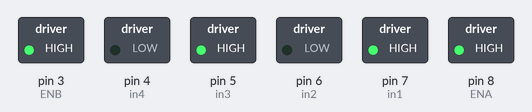
The sketch below on a simulated Arduino Uno, built with avr-gcc and run on an emulated ATmega328P. Shown: switched loads named in the sketch (green lamp = pin HIGH).

Above: at 0.1 s.
Timing chart, 0 to 1.6 s (numbered marks = the images above):
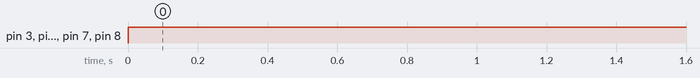

The sketch:

firstBot.ino
```cpp
// Motor A

const int in1 = 7;
const int in2 = 6;

// Motor B
const int in3 = 5;
const int in4 = 4;

// Joystick Input

const int joyVert = A0; // Vertical
const int joyHorz = A1; // Horizontal

const int ENA = 8;
const int ENB = 3;

// Motor Speed Values - Start at zero

int MotorSpeed1 = 0;
int MotorSpeed2 = 0;


void setup(){
  pinMode(in1, OUTPUT);
  pinMode(in2, OUTPUT);
  pinMode(in3, OUTPUT);
  pinMode(in4, OUTPUT);
  pinMode(ENA, OUTPUT);
  pinMode(ENB, OUTPUT);
}

void loop(){
  analogWrite(ENA, 255);
  analogWrite(ENB, 255);

  digitalWrite(in1, HIGH);
  digitalWrite(in2, LOW);
  digitalWrite(in3, HIGH);
  digitalWrite(in4, LOW);
}
```

Measured:
- by itself, pin 3 (ENB), pin 5 (in3), pin 7 (in1), pin 8 (ENA): LOW → HIGH at 0.00 s
